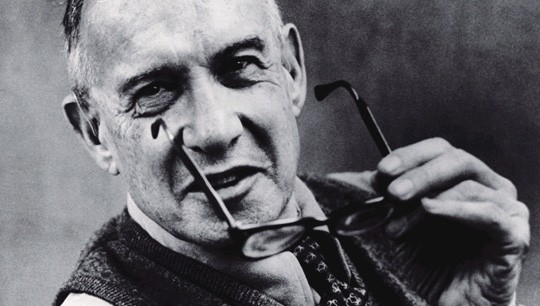
#> input picture day10/peter.jpg, 540 x 306 px, given in place of the camera
$ python 03_pencil_sketch.py
#> lines starting #> are read from the running program, lines starting #| are printed output that depends on the picture
#> in run_webcam, frame is the input picture: shape (306, 540, 3); mean B, G, R 108, 103, 103.8
"""
[프로젝트 3] Pencil Sketch Animation
- 동영상/웹캠을 연필 스케치 스타일로 변환하고 MP4로 저장

필요한 것:
  pip install opencv-python

MODE 변수를 바꿔서 두 가지 모드를 전환합니다.
  'video'  — 동영상 파일 변환 후 저장
  'webcam' — 웹캠 실시간 (저장 없음)

파라미터 실험:
  sigma_s      — 공간 범위 (20~200), 클수록 굵은 선
  sigma_r      — 색상 범위 (0.01~0.5), 작을수록 엣지 선명
  shade_factor — 음영 강도 (0.005~0.1), 클수록 진한 스케치

참고: https://github.com/kairess/pencil-sketch-animation
"""

import cv2
import numpy as np
import random
import time

# ── 설정 ──────────────────────────────────────────────────
MODE       = 'webcam'        # 'video' | 'webcam'
VIDEO_PATH = 'muyaho.mp4'   # MODE='video' 일 때 사용

# pencilSketch 파라미터 — 여기를 바꿔보세요
SIGMA_S      = 60     # 공간 범위: 20 / 60 / 150 으로 바꿔보기
SIGMA_R      = 0.05   # 색상 범위: 0.01 / 0.05 / 0.3 으로 바꿔보기
SHADE_FACTOR = 0.015  # 음영 강도: 0.005 / 0.015 / 0.05 으로 바꿔보기

# 랜덤 흔들림 효과 설정
SHAKE_PROB     = 0.1   # 흔들림 발생 확률 (0~1)
SHAKE_ANGLE    = 3     # 최대 회전 각도 (도)
SHAKE_PIXELS   = 10    # 최대 이동 픽셀


# ── 헬퍼 함수 ─────────────────────────────────────────────
# [10 lines left out: function apply_shake, not called in this run]


def process_frame(frame, width, height):
    """프레임 한 장을 연필 스케치로 변환"""
#> called with width = 540, height = 306
    # 10% 확률로 흔들림 적용
    if random.random() < SHAKE_PROB:
        frame = apply_shake(frame, width, height)

    # 잡티 제거용 블러
    frame = cv2.GaussianBlur(frame, (9, 9), 0)
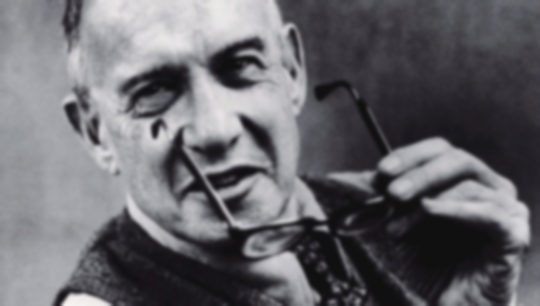
#> frame: shape (306, 540, 3); mean of channels 0, 1, 2 108, 103, 103.8; drawn as B, G, R

    # 연필 스케치 변환
    gray_sketch, color_sketch = cv2.pencilSketch(
        frame,
        sigma_s=SIGMA_S,
        sigma_r=SIGMA_R,
        shade_factor=SHADE_FACTOR
    )
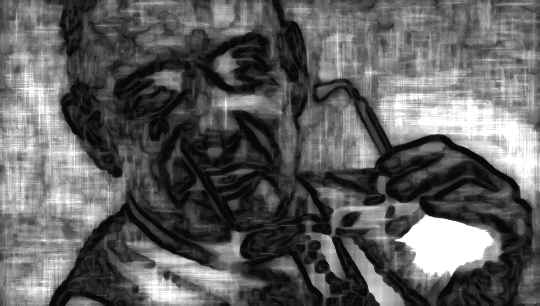
#> gray_sketch: shape (306, 540); min 8, max 255, mean 95.4
    return gray_sketch, color_sketch


# ── 동영상 모드 ───────────────────────────────────────────
# [38 lines left out: function run_video, not called in this run]


# ── 웹캠 모드 ─────────────────────────────────────────────
def run_webcam():
    cap = cv2.VideoCapture(0)
    if not cap.isOpened():
        print("[오류] 웹캠을 열 수 없습니다.")
        return

    width  = int(cap.get(cv2.CAP_PROP_FRAME_WIDTH))
    height = int(cap.get(cv2.CAP_PROP_FRAME_HEIGHT))

    print("웹캠 Pencil Sketch 시작")
    print("'q' 종료 | 's' 저장 | 'c' 컬러/흑백 전환")
    show_color = False

    while True:
        ret, frame = cap.read()
        if not ret:
            continue

        gray_sketch, color_sketch = process_frame(frame, width, height)

        display = color_sketch if show_color else gray_sketch
        cv2.imshow('Pencil Sketch (q:종료 / s:저장 / c:컬러전환)', display)

        key = cv2.waitKey(1) & 0xFF
#> (key q is pressed here)
        if key == ord('q'):
            break
        elif key == ord('s'):
            fname = f'sketch_{int(time.time())}.png'
            cv2.imwrite(fname, display)
            print(f"[저장] {fname}")
        elif key == ord('c'):
            show_color = not show_color

    cap.release()
    cv2.destroyAllWindows()


# ── 파라미터 비교 실험용 ──────────────────────────────────
# [22 lines left out: function compare_params, not called in this run]


# ── 실행 ──────────────────────────────────────────────────
if __name__ == '__main__':
    # 파라미터 비교 실험: compare_params() 주석 해제 후 실행
    # compare_params()

    if MODE == 'video':
        run_video()
    elif MODE == 'webcam':
        run_webcam()
